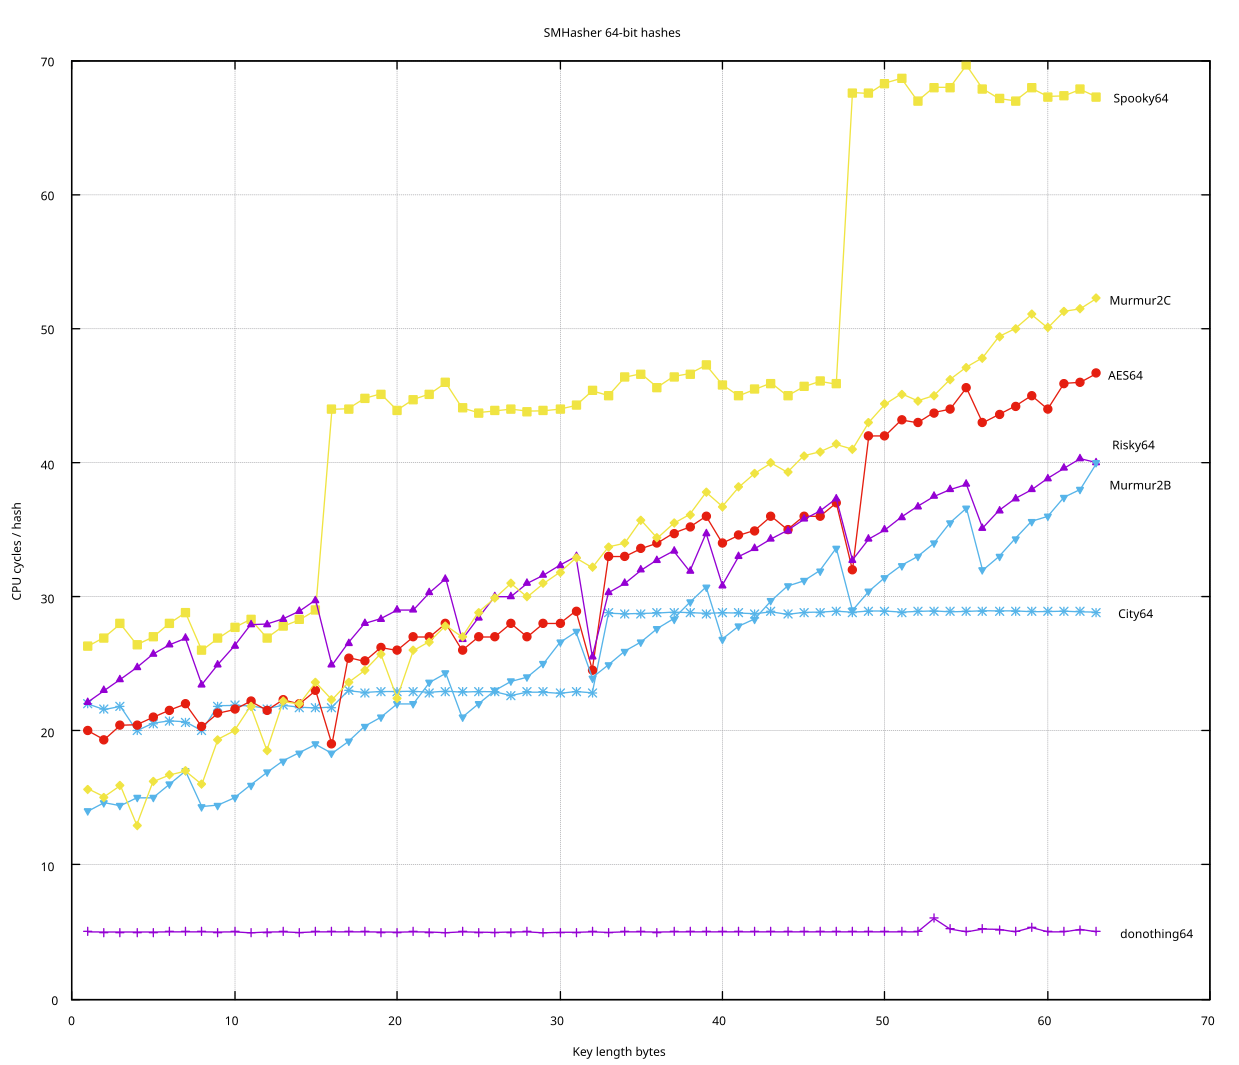

Here is the gnuplot script that generated this plot:
#!/usr/bin/gnuplot

!echo donothing64
!taskset -c 1 ./SMHasher donothing64 -s -n > donothing64.txt
!tail -1 donothing64.txt | awk '{ printf "%s %s donothing64\n", $1, $2 }' > donothing64label.txt
!echo City64
!taskset -c 1 ./SMHasher City64 -s -n > City64.txt
!tail -1 City64.txt | awk '{ printf "%s %s City64\n", $1, $2 }' > City64label.txt
!echo Spooky64
!taskset -c 1 ./SMHasher Spooky64 -s -n > Spooky64.txt
!tail -1 Spooky64.txt | awk '{ printf "%s %s Spooky64\n", $1, $2 }' > Spooky64label.txt
!echo AES64
!taskset -c 1 ./SMHasher AES64 -s -n > AES64.txt
!tail -1 AES64.txt | awk '{ printf "%s %s AES64\n", $1, $2 }' > AES64label.txt
!echo Risky64
!taskset -c 1 ./SMHasher Risky64 -s -n > Risky64.txt
!tail -1 Risky64.txt | awk '{ printf "%s %s Risky64\n", $1, $2 }' > Risky64label.txt
!echo Murmur2B
!taskset -c 1 ./SMHasher Murmur2B -s -n > Murmur2B.txt
!tail -1 Murmur2B.txt | awk '{ printf "%s %s Murmur2B\n", $1, $2 }' > Murmur2Blabel.txt
!echo Murmur2C
!taskset -c 1 ./SMHasher Murmur2C -s -n > Murmur2C.txt
!tail -1 Murmur2C.txt | awk '{ printf "%s %s Murmur2C\n", $1, $2 }' > Murmur2Clabel.txt

set title "SMHasher 64-bit hashes"
set ylabel "CPU cycles / hash"
set xlabel "Key length bytes"
unset key
set grid

plot "donothing64.txt" with linespoints, \
     "donothing64label.txt" with labels offset +8,0, \
     "City64.txt" with linespoints, \
     "City64label.txt" with labels offset +5,0, \
     "Spooky64.txt" with linespoints, \
     "Spooky64label.txt" with labels offset +6,0, \
     "AES64.txt" with linespoints, \
     "AES64label.txt" with labels offset +4,0, \
     "Risky64.txt" with linespoints, \
     "Risky64label.txt" with labels offset +5,+1, \
     "Murmur2B.txt" with linespoints, \
     "Murmur2Blabel.txt" with labels offset +6,-1, \
     "Murmur2C.txt" with linespoints, \
     "Murmur2Clabel.txt" with labels offset +6,0
